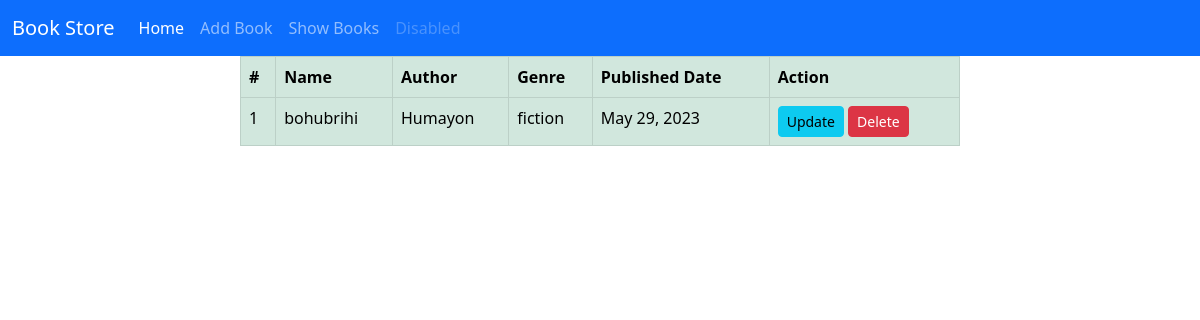
The page /book_details/1/ on the database its author committed.
### Book/models.py (models this page shows)
class BookShopModel(models.Model):
    genre = [('thriller','thriller'),('fiction','fiction'), ('poem','poem'), ('religious','religious'),('academic','academic')]
    book_id = models.IntegerField(primary_key=True)
    book_name = models.CharField(max_length=30)
    book_author= models.CharField(max_length=30)
    book_genre = models.CharField(max_length=30,choices=genre)
    pub_date = models.DateField()

### Book/views.py (the view)
# urls.py: path('book_details/<int:book_id>/',views.Book_details.as_view(),name = 'book_details'),
class Book_details(DetailView):
    model = BookShopModel
    template_name = 'book_details.html'
    context_object_name = 'item'
    pk_url_kwarg = 'book_id'

### Book/templates/book_details.html
{% extends 'base.html' %}
{% load crispy_forms_tags %}
{% block start %}
<div style="width: 60%; margin:auto">
    <table class="table table-bordered table-success">
        <thead class="">
            <th>#</th>
            <th>Name</th>
            <th>Author</th>
            <th>Genre</th>
            <th>Published Date</th>
            <th>Action</th>
        </thead>
        <tbody>
            <tr>
                <td>{{item.book_id}}</td>
                <td>{{item.book_name}}</td>
                <td>{{item.book_author}}</td>
                <td>{{item.book_genre}}</td>
                <td>{{item.pub_date}}</td>
                 <td>
                   <a href="{% url 'edit_books' pk=item.book_id %}" class="btn btn-info btn-sm">Update</a>
                   <a href="{% url 'delete_books' pk=item.book_id %}"class="btn btn-danger btn-sm">Delete</a>
                </td>
            </tr>
        </tbody>
    </table>
</div>
{% endblock %}

### rows shown on the page
BookShopModel: book_id "1", book_name "bohubrihi", book_author "Humayon", book_genre "fiction", pub_date "May 29, 2023"
